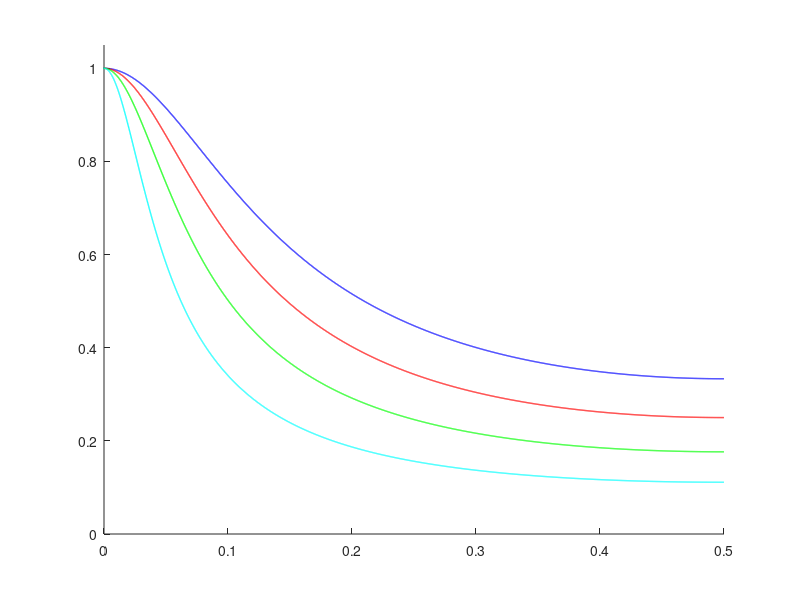

MATLAB code for this plot: (Note: this script raises an error after producing the figure.)
% plot a vs cutoff freq 
figure; hold all; 


alpha= 0.5:0.1:0.8 ; 
w= -pi:0.001:pi; 
color = 'brgc';

%H=zeros(length(alpha),length(w) ) ; 

xlim([0 0.5]); 
ylim([0 1.05]) ; 

for index = 1 : 5
    [Hz fVec] = freqz( [1-alpha(index)], [1 -alpha(index)], w );
  
    plot( fVec./(2*pi), (abs(Hz)), color(index), 'LineWidth', 1 ); 
    legText{index} = sprintf( '$\\alpha = {%d}$', alpha(index) );
end; 

hLeg = legend(legText,3);
 
set( hLeg, 'interpreter', 'latex' );

 


